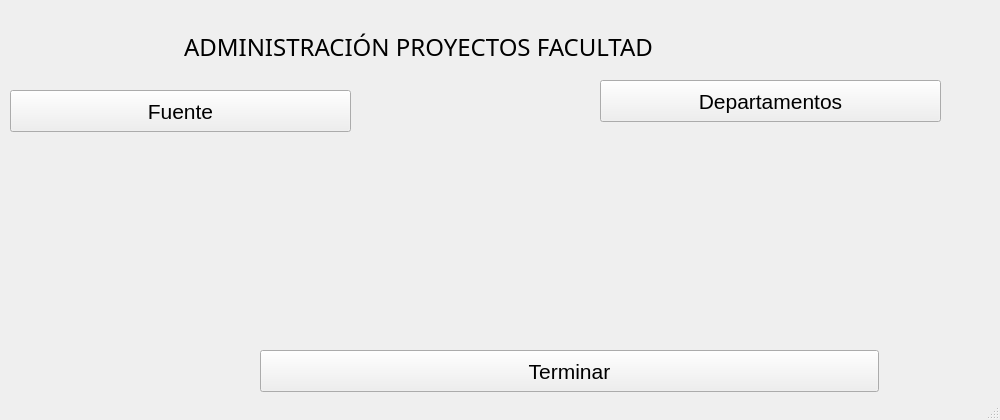
<?xml version="1.0" encoding="UTF-8"?>
<ui version="4.0">
 <class>MainWindow</class>
 <widget class="QMainWindow" name="MainWindow">
  <property name="geometry">
   <rect>
    <x>0</x>
    <y>0</y>
    <width>1000</width>
    <height>420</height>
   </rect>
  </property>
  <property name="windowTitle">
   <string>Proyectos de Facultad</string>
  </property>
  <widget class="QWidget" name="centralwidget">
   <widget class="QPushButton" name="BTerminar">
    <property name="geometry">
     <rect>
      <x>260</x>
      <y>350</y>
      <width>619</width>
      <height>42</height>
     </rect>
    </property>
    <property name="font">
     <font>
      <pointsize>16</pointsize>
     </font>
    </property>
    <property name="text">
     <string>Terminar</string>
    </property>
   </widget>
   <widget class="QLabel" name="LTitulo">
    <property name="geometry">
     <rect>
      <x>110</x>
      <y>30</y>
      <width>617</width>
      <height>33</height>
     </rect>
    </property>
    <property name="font">
     <font>
      <family>Mongolian Baiti</family>
      <pointsize>18</pointsize>
     </font>
    </property>
    <property name="text">
     <string>ADMINISTRACIÓN PROYECTOS FACULTAD</string>
    </property>
    <property name="alignment">
     <set>Qt::AlignCenter</set>
    </property>
   </widget>
   <widget class="QPushButton" name="BFuente">
    <property name="geometry">
     <rect>
      <x>10</x>
      <y>90</y>
      <width>341</width>
      <height>42</height>
     </rect>
    </property>
    <property name="font">
     <font>
      <pointsize>16</pointsize>
     </font>
    </property>
    <property name="text">
     <string>Fuente</string>
    </property>
   </widget>
   <widget class="QPushButton" name="BDepartamento">
    <property name="geometry">
     <rect>
      <x>600</x>
      <y>80</y>
      <width>341</width>
      <height>42</height>
     </rect>
    </property>
    <property name="font">
     <font>
      <pointsize>16</pointsize>
     </font>
    </property>
    <property name="text">
     <string>Departamentos</string>
    </property>
   </widget>
  </widget>
  <widget class="QStatusBar" name="statusbar"/>
 </widget>
 <resources/>
 <connections/>
</ui>
